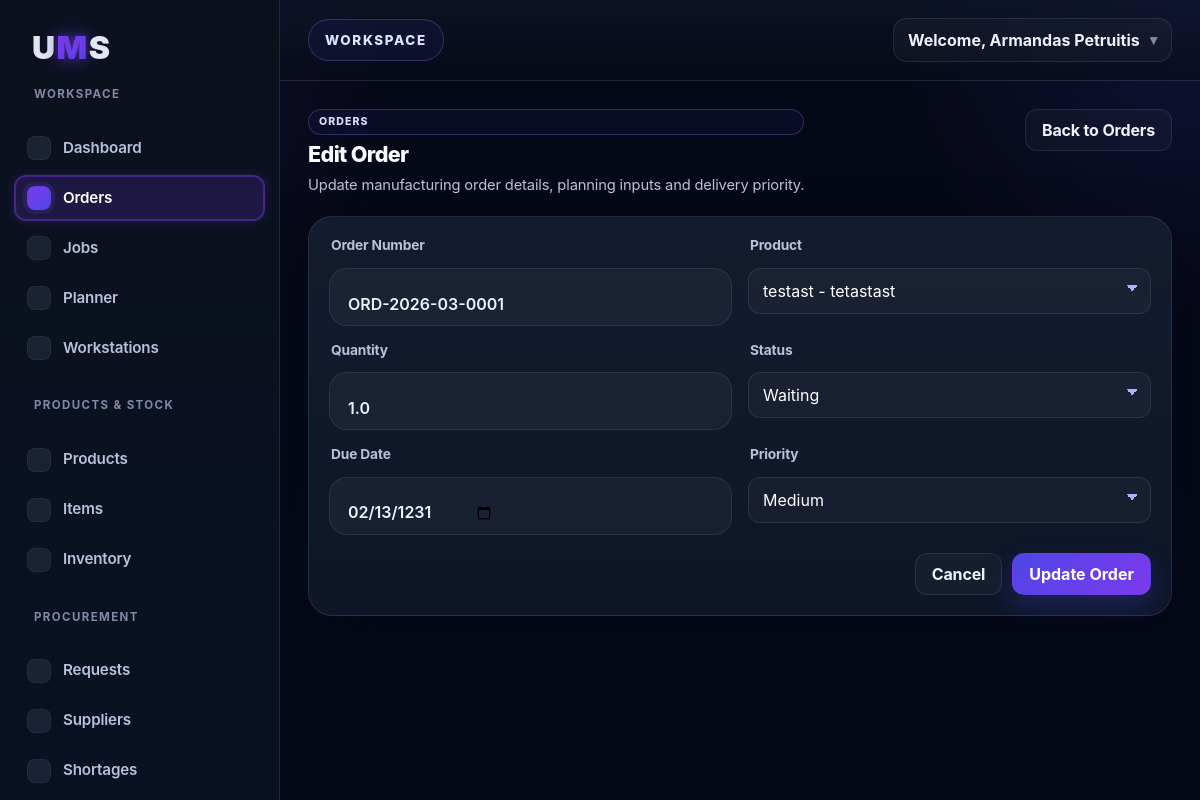
The page /orders/edit/4 (signed in) on the database its author committed.
### tables this page shows
CREATE TABLE orders (
        id INTEGER PRIMARY KEY AUTOINCREMENT,
        order_number TEXT,
        customer TEXT,
        status TEXT,
        due_date TEXT,
        priority TEXT
    , product_id INTEGER, quantity REAL DEFAULT 1, materials_reserved INTEGER NOT NULL DEFAULT 0, company_id INTEGER);

CREATE TABLE products (
        id INTEGER PRIMARY KEY AUTOINCREMENT,
        product_code TEXT NOT NULL,
        product_name TEXT NOT NULL,
        description TEXT,
        measurement_unit TEXT NOT NULL
    , time_per_unit REAL NOT NULL DEFAULT 0, stock_quantity REAL NOT NULL DEFAULT 0, company_id INTEGER);

### app.py (the view, shortened to what this page needs)
@app.route("/orders/edit/<int:order_id>", methods=["GET", "POST"])
def edit_order(order_id):
    if not is_logged_in():
        return redirect(url_for("login"))
    company_id = get_company_id()
    conn = sqlite3.connect("database.db")
    cursor = conn.cursor()
    cursor.execute("""
        SELECT id, order_number, product_id, quantity, status, due_date, priority
        FROM orders
        WHERE id = ? AND company_id = ?
    """, (order_id, company_id))
    row = cursor.fetchone()
    if row is None:
        conn.close()
        return "Order not found", 404
    order = {
        "id": row[0],
        "order_number": row[1],
        "product_id": row[2],
        "quantity": row[3] if row[3] is not None else 1,
        "status": row[4],
        "due_date": row[5],
        "priority": row[6]
    }
    cursor.execute("""
        SELECT id, product_code, product_name
        FROM products
        WHERE company_id = ?
        ORDER BY product_name ASC
    """, (company_id,))
    products = cursor.fetchall()
    conn.close()
    return render_template(
        "edit_order.html",
        order=order,
        products=products,
        active_page="orders"
    )

### app.py (called while the page is built, shortened)
def is_logged_in():
    return "user_id" in session

def get_company_id():
    company_id = session.get("company_id")
    if not company_id:
        raise ValueError("Missing company_id in session.")
    return company_id

def get_current_user_role():
    return (session.get("user_role") or "worker").strip().lower()

def get_role_default_permissions(role):
    return set(ROLE_DEFAULT_PERMISSIONS.get((role or "worker").lower(), set()))

def get_user_permission_overrides(user_id):
    conn = sqlite3.connect("database.db")
    cursor = conn.cursor()
    cursor.execute("""
        SELECT permission_key, allowed
        FROM user_permissions
        WHERE user_id = ?
    """, (user_id,))
    rows = cursor.fetchall()
    conn.close()
    overrides = {}
    for permission_key, allowed in rows:
        overrides[permission_key] = bool(allowed)
    return overrides

def get_effective_permissions(user_id=None, role=None):
    if user_id is None:
        user_id = session.get("user_id")
    if role is None:
        role = get_current_user_role()
    permissions = set(get_role_default_permissions(role))
    overrides = get_user_permission_overrides(user_id)
    for permission_key, allowed in overrides.items():
        if allowed:
            permissions.add(permission_key)
        else:
            permissions.discard(permission_key)
    return permissions

@app.context_processor
def inject_permissions():
    effective_permissions = get_effective_permissions()
    return {
        "current_user_role": get_current_user_role(),
        "effective_permissions": effective_permissions,
        "has_permission_ui": lambda permission_key: permission_key in effective_permissions,
        "all_permission_keys": ALL_PERMISSION_KEYS,
    }

### templates/edit_order.html (shortened to what this page needs)
{% extends "base.html" %}
{% block content %}
<div class="jobs-header">
  <div class="jobs-header-left">
    <span class="eyebrow-label">Orders</span>
    <h1>Edit Order</h1>
    <p>Update manufacturing order details, planning inputs and delivery priority.</p>
  </div>
  <div class="jobs-header-right">
    <a href="{{ url_for('orders') }}" class="dashboard-btn secondary">Back to Orders</a>
  </div>
</div>
<div class="dashboard-form-card product-form-card">
  <form method="POST" class="order-form">
    <div class="form-grid form-grid-2">
      <div class="form-group">
        <label for="order_number">Order Number</label>
        <input
          type="text"
          id="order_number"
          name="order_number"
          value="{{ order.order_number }}"
          required
        >
      </div>
      <div class="form-group">
        <label for="product_id">Product</label>
        <select id="product_id" name="product_id" required>
          {% for product in products %}
            <option value="{{ product[0] }}" {% if order.product_id == product[0] %}selected{% endif %}>
              {{ product[1] }} - {{ product[2] }}
            </option>
          {% endfor %}
        </select>
      </div>
      <div class="form-group">
        <label for="quantity">Quantity</label>
        <input
          type="number"
          step="0.01"
          id="quantity"
          name="quantity"
          value="{{ order.quantity }}"
          required
        >
      </div>
      <div class="form-group">
        <label for="status">Status</label>
        <select id="status" name="status" required>
          <option value="Waiting" {% if order.status == "Waiting" %}selected{% endif %}>Waiting</option>
        </select>
      </div>
      <div class="form-group">
        <label for="due_date">Due Date</label>
        <input
          type="date"
          id="due_date"
          name="due_date"
          value="{{ order.due_date }}"
          required
        >
      </div>
      <div class="form-group">
        <label for="priority">Priority</label>
        <select id="priority" name="priority" required>
          <option value="Medium" {% if order.priority == "Medium" %}selected{% endif %}>Medium</option>
        </select>
      </div>
    </div>
    <div class="form-actions">
      <a href="{{ url_for('orders') }}" class="dashboard-btn secondary">Cancel</a>
      <button type="submit" class="dashboard-btn primary">Update Order</button>
    </div>
  </form>
</div>
{% endblock %}

### rows shown on the page
orders: order_number "ORD-2026-03-0001", product_id "testast - tetastast", quantity "1.0", status "Waiting", due_date "02/13/1231", priority "Medium"

### other values the page prints
{{ session.get('user_name') }} "Armandas Petruitis"
